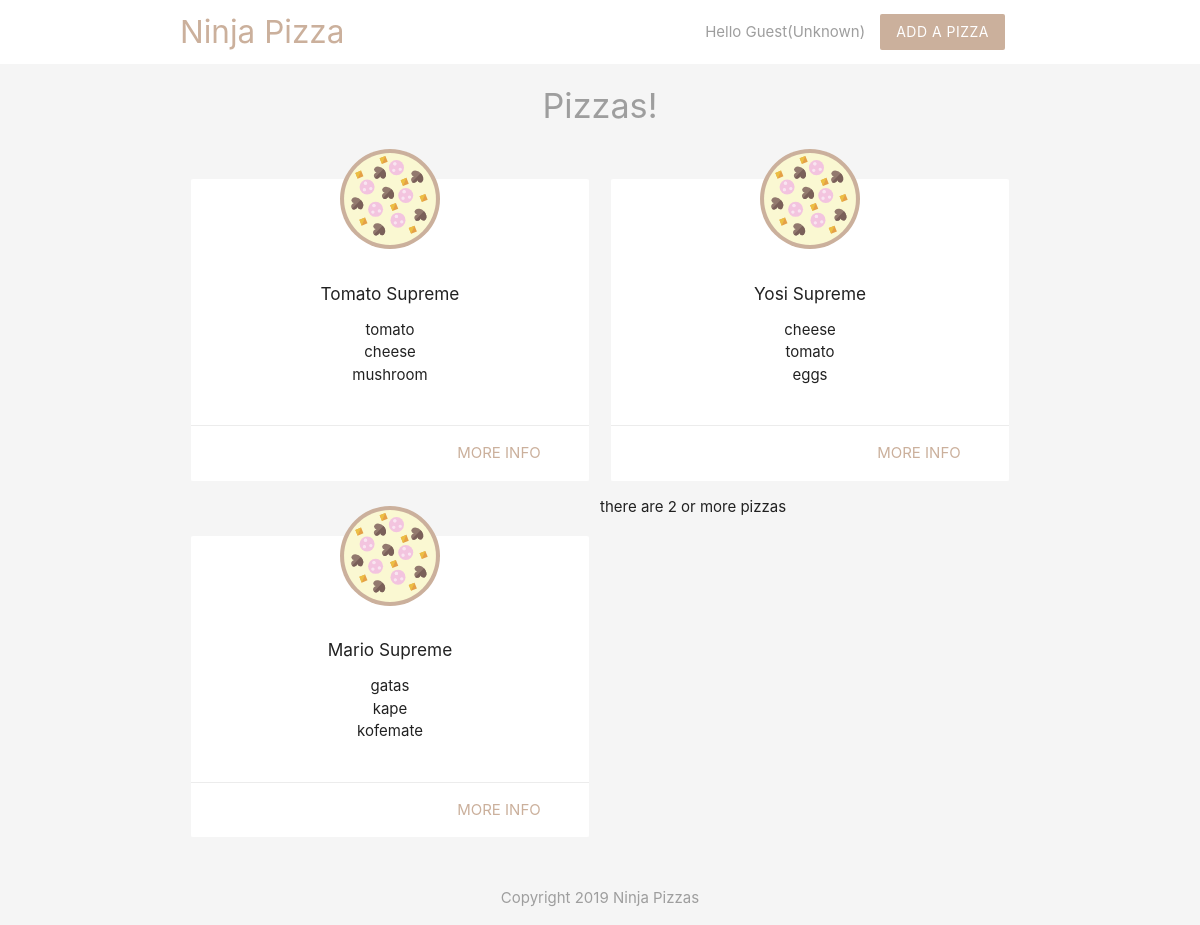
The page / on the database its author committed.
### tables this page shows
CREATE TABLE `pizzas` (
  `id` int(11) NOT NULL,
  `title` varchar(255) NOT NULL,
  `ingredients` varchar(255) NOT NULL,
  `email` varchar(255) NOT NULL,
  `created_at` timestamp NOT NULL DEFAULT current_timestamp()
);

### index.php (the view, shortened to what this page needs)
<?php
    include('config/db_connect.php');
    $sql = 'SELECT title, ingredients, id FROM pizzas ORDER BY created_at';
    $result = mysqli_query($conn, $sql);
    $pizzas = mysqli_fetch_all($result, MYSQLI_ASSOC);
?>
<!DOCTYPE html>
<html lang="en">
<?php include('templates/header.php'); ?>
<h4 class="center grey-text">Pizzas!</h4>
<div class="container">
    <div class="row">
        <?php foreach($pizzas as $pizza) : ?>
            <div class="col s6 md3">
                <div class="card z-depth-0">
                    <img src="img/pizza.svg" class="pizza" alt="pizza">
                    <div class="card-content center">
                        <h6><?php echo htmlspecialchars($pizza['title']); ?></h6>
                        <ul>
                            <?php foreach(explode(',', $pizza['ingredients']) as $ing) : ?>
                                <li><?= htmlspecialchars($ing) ?></li>
                            <?php endforeach; ?>
                        </ul>
                    </div>
                    <div class="card-action right-align">
                        <a href="details.php?id=<?php echo $pizza['id']?>" class="brand-text">more info</a>
                    </div>
                </div>
            </div>
        <?php endforeach; ?>
        <?php if(count($pizzas) >= 2): ?>
            <p>there are 2 or more pizzas</p>
            <?php  else:  ?>
            <p>there are less than 3 pizzas</p>
        <?php endif; ?>
    </div>
</div>
<?php include('templates/footer.php'); ?>
</html>

### templates/header.php (shortened to what this page needs)
<?php
    $name = $_SESSION['name'] ?? 'Guest';
    $gender = $_COOKIE['gender'] ?? 'Unknown';
?>
<head>
     <link rel="stylesheet" href="https://cdnjs.cloudflare.com/ajax/libs/materialize/1.0.0/css/materialize.min.css">
</head>
<body class="grey lighten-4">
    <nav class="white z-depth-0">
        <div class="container">
            <a href="#" class="brand-logo brand-text">Ninja Pizza</a>
            <ul id="nav-mobile" class="right hide-on-small-and-down">
                <li class="grey-text">Hello <?php echo htmlspecialchars($name); ?></li>
                <li class="grey-text">(<?php echo htmlspecialchars($gender); ?>)</li>
                <li><a href="add.php" class="btn brand z-depth-0">Add a Pizza</a></li>
            </ul>
        </div>
    </nav>

### templates/footer.php
<footer class="section">
    <div class="center grey-text">Copyright 2019 Ninja Pizzas</div>
</footer>
</body>

### templates/header.php (style rules this page uses)
.brand { background: #cbb09c !important; }
.brand-text { color: #cbb09c !important; }
.pizza { width: 100px; margin: 40px auto -30px; display: block; position: relative; top: -30px; }

### rows shown on the page
pizzas: title "Tomato Supreme", ingredients "tomato", ingredients "cheese", ingredients "mushroom"
pizzas: title "Yosi Supreme", ingredients "cheese", ingredients "tomato", ingredients "eggs"
pizzas: title "Mario Supreme", ingredients "gatas", ingredients "kape", ingredients "kofemate"

### other values the page prints
$name "Guest"
$gender "Unknown"
